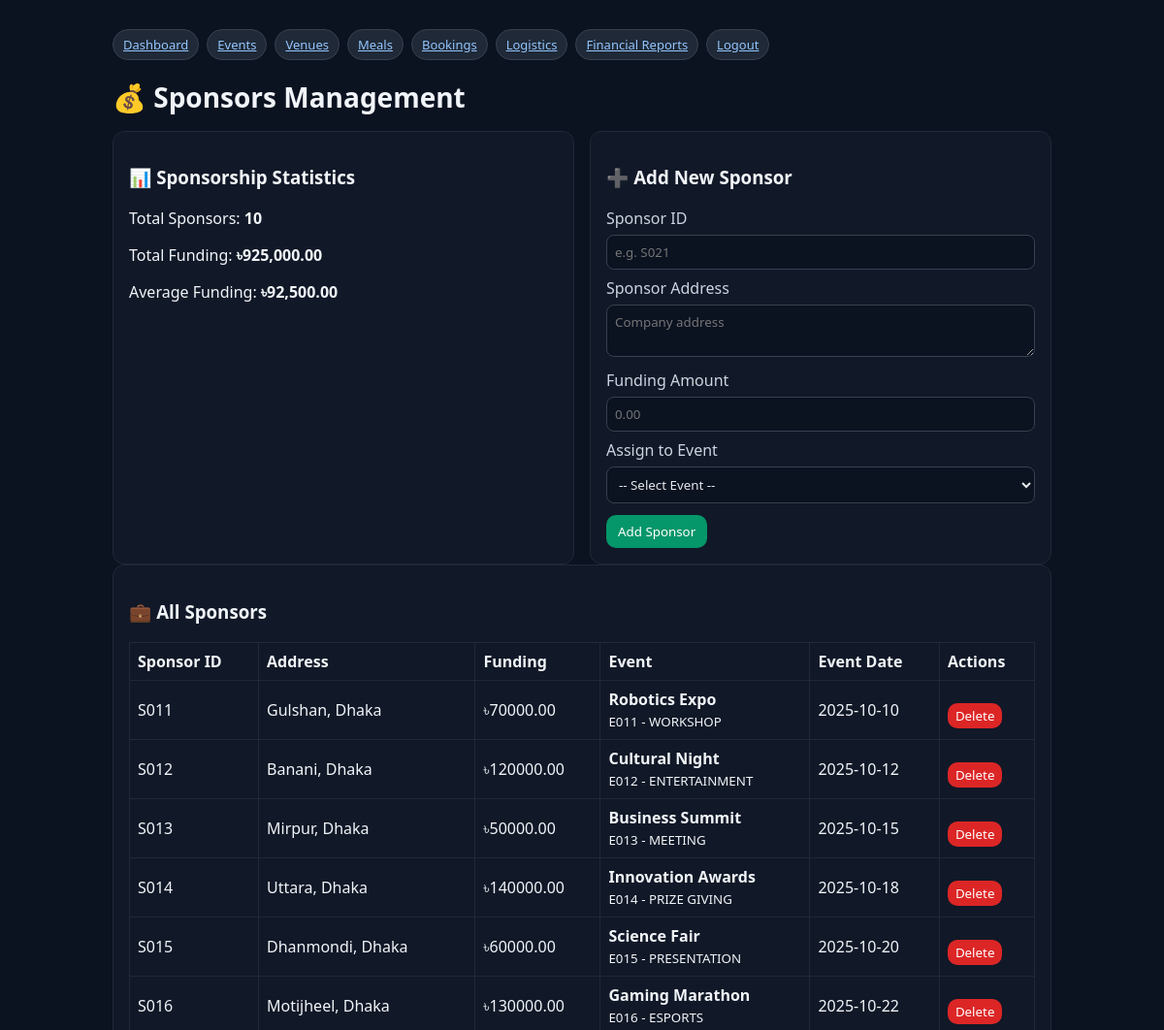
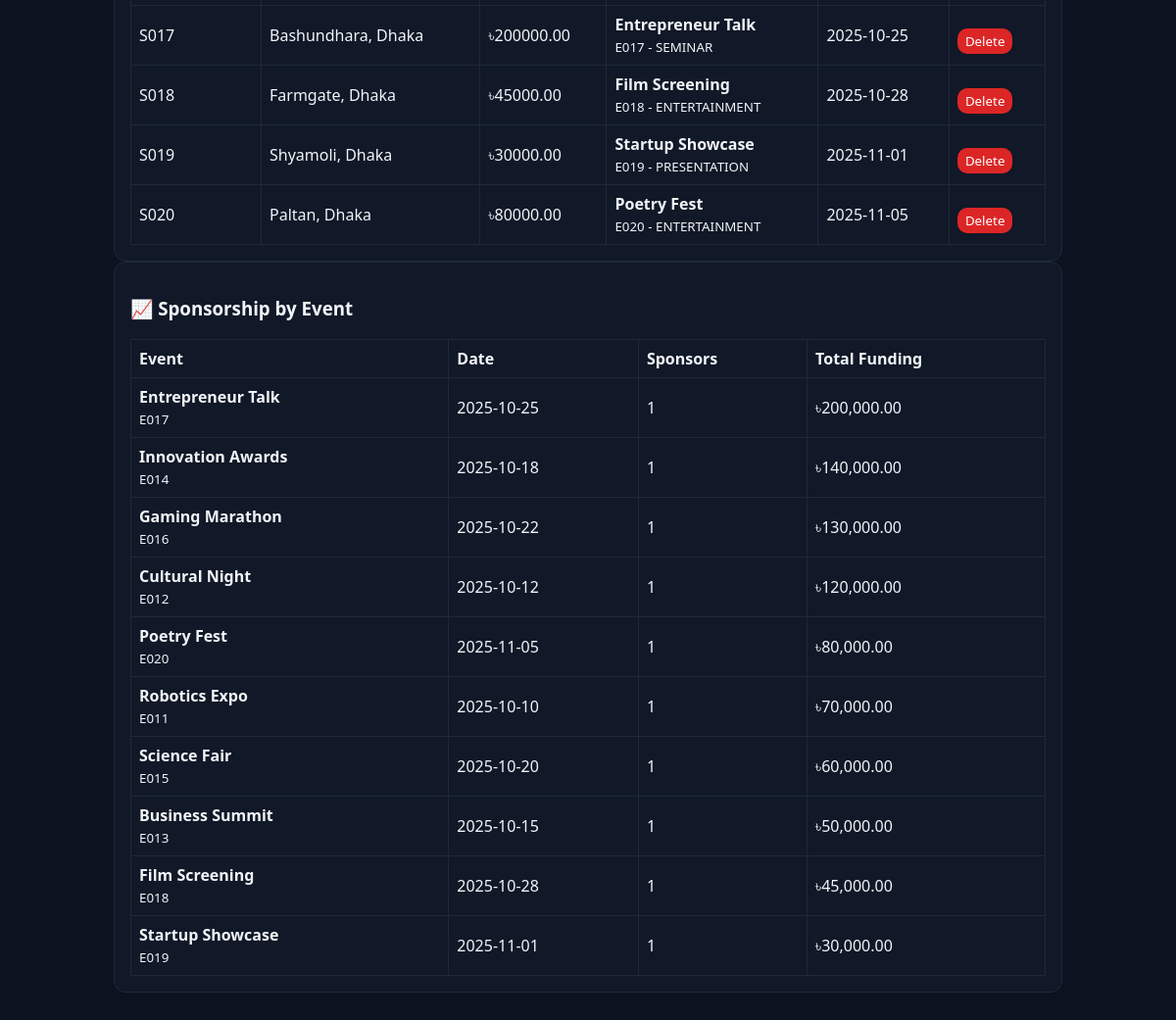
Screenshot of /admin/sponsors.php (signed in) with the database file from the repository (2 pictures, top to bottom).
### tables this page shows
CREATE TABLE Sponsors (
    sponsor_id VARCHAR(5) PRIMARY KEY,
    sponsor_address VARCHAR(200),
    sponsor_funding DECIMAL(12,2),
    event_id VARCHAR(5),
    CONSTRAINT fk_sponsor_event FOREIGN KEY (event_id) REFERENCES Events(event_id) ON DELETE CASCADE
);

CREATE TABLE Events (
    event_id VARCHAR(5) PRIMARY KEY,
    event_name VARCHAR(100),
    event_type ENUM('ESPORTS','PRESENTATION','PRIZE GIVING','MEETING','SEMINAR','WORKSHOP','ENTERTAINMENT') DEFAULT 'MEETING',
    event_date DATE,
    venue_id VARCHAR(5),
    meal_id VARCHAR(5),
    guest_count INT,
    ticket_cost DECIMAL(12,2),
    CONSTRAINT fk_events_venue FOREIGN KEY (venue_id) REFERENCES Venues(venue_id) ON DELETE SET NULL,
    CONSTRAINT fk_events_meal FOREIGN KEY (meal_id) REFERENCES Meals(meal_id) ON DELETE SET NULL,
    CONSTRAINT uq_events_booking UNIQUE (venue_id, event_date, event_type)
);

### admin/sponsors.php (the view, shortened to what this page needs)
<?php
require_once __DIR__ . '/../includes/db.php';
$sponsors = $pdo->query("
    SELECT s.*, e.event_name, e.event_date, e.event_type
    FROM Sponsors s
    LEFT JOIN Events e ON s.event_id = e.event_id
    ORDER BY s.sponsor_id
")->fetchAll();
$totalFunding = $pdo->query("SELECT SUM(sponsor_funding) FROM Sponsors")->fetchColumn() ?: 0;
?>
<!doctype html>
<html><head><meta charset="utf-8"><link rel="stylesheet" href="../assets/style.css"><title>Admin - Sponsors</title></head><body>
<div class="container">
  <div class="nav">
    <a class="badge" href="dashboard.php">Dashboard</a>
    <a class="badge" href="events.php">Events</a>
    <a class="badge" href="venues.php">Venues</a>
    <a class="badge" href="meals.php">Meals</a>
    <a class="badge" href="bookings.php">Bookings</a>
    <a class="badge" href="logistics.php">Logistics</a>
    <a class="badge" href="cashflow.php">Financial Reports</a>
    <a class="badge" href="../logout.php">Logout</a>
  </div>
  <h1>💰 Sponsors Management</h1>
  <div class="grid">
    <div class="card">
      <h3>📊 Sponsorship Statistics</h3>
      <p>Total Sponsors: <strong><?=count($sponsors)?></strong></p>
      <p>Total Funding: <strong>৳<?=number_format($totalFunding, 2)?></strong></p>
      <p>Average Funding: <strong>৳<?=count($sponsors) > 0 ? number_format($totalFunding/count($sponsors), 2) : '0.00'?></strong></p>
    </div>
    <div class="card">
      <h3>➕ Add New Sponsor</h3>
      <form method="post" class="row">
        <label>Sponsor ID</label>
        <input name="sponsor_id" required placeholder="e.g. S021" />
        <label>Sponsor Address</label>
        <textarea name="sponsor_address" rows="2" placeholder="Company address"></textarea>
        <label>Funding Amount</label>
        <input type="number" step="0.01" name="sponsor_funding" required placeholder="0.00" />
        <label>Assign to Event</label>
        <select name="event_id" required>
          <option value="">-- Select Event --</option>
        </select>
        <button name="create" style="background:#059669;">Add Sponsor</button>
      </form>
    </div>
  </div>
  <div class="card">
    <h3>💼 All Sponsors</h3>
    <?php if(empty($sponsors)): ?>
      <p>No sponsors found. Add the first sponsor above!</p>
    <?php else: ?>
    <table class="table">
      <tr><th>Sponsor ID</th><th>Address</th><th>Funding</th><th>Event</th><th>Event Date</th><th>Actions</th></tr>
      <?php foreach($sponsors as $s): ?>
      <tr>
        <td><?=htmlspecialchars($s['sponsor_id'])?></td>
        <td><?=htmlspecialchars($s['sponsor_address'])?></td>
        <td>৳<?=htmlspecialchars($s['sponsor_funding'])?></td>
        <td>
          <strong><?=htmlspecialchars($s['event_name'] ?: 'Event not found')?></strong><br>
          <small><?=htmlspecialchars($s['event_id'])?> - <?=htmlspecialchars($s['event_type'] ?: '')?></small>
        </td>
        <td><?=htmlspecialchars($s['event_date'] ?: 'N/A')?></td>
        <td>
          <form method="post" style="display:inline" onsubmit="return confirm('Delete this sponsor?')">
            <button name="delete" style="background:#dc2626;padding:4px 8px;">Delete</button>
          </form>
        </td>
      </tr>
      <?php endforeach; ?>
    </table>
    <?php endif; ?>
  </div>
  <div class="card">
    <h3>📈 Sponsorship by Event</h3>
    <?php
    $eventFunding = $pdo->query("
        SELECT e.event_id, e.event_name, e.event_date,
               COUNT(s.sponsor_id) as sponsor_count,
               COALESCE(SUM(s.sponsor_funding), 0) as total_funding
        FROM Events e
        LEFT JOIN Sponsors s ON e.event_id = s.event_id
        GROUP BY e.event_id, e.event_name, e.event_date
        HAVING sponsor_count > 0
        ORDER BY total_funding DESC
    ")->fetchAll();
    ?>
    <?php if(empty($eventFunding)): ?>
      <p>No events have sponsors yet.</p>
    <?php else: ?>
    <table class="table">
      <tr><th>Event</th><th>Date</th><th>Sponsors</th><th>Total Funding</th></tr>
      <?php foreach($eventFunding as $ef): ?>
      <tr>
        <td>
          <strong><?=htmlspecialchars($ef['event_name'])?></strong><br>
          <small><?=htmlspecialchars($ef['event_id'])?></small>
        </td>
        <td><?=htmlspecialchars($ef['event_date'])?></td>
        <td><?=htmlspecialchars($ef['sponsor_count'])?></td>
        <td>৳<?=number_format($ef['total_funding'], 2)?></td>
      </tr>
      <?php endforeach; ?>
    </table>
    <?php endif; ?>
  </div>
</div>
</body></html>

### assets/style.css (style rules this page uses)
* { box-sizing:border-box;font-family:system-ui,Segoe UI,Roboto,Arial }
body { margin:0;background:#0b1220;color:#f1f5f9 }
a { color:#93c5fd }
.container { max-width:1000px;margin:30px auto;padding:0 16px }
h1 { font-size:28px;margin-bottom:16px }
.grid { display:grid;grid-template-columns:repeat(auto-fit,minmax(280px,1fr));gap:16px }
.card { background:#111827;border:1px solid #1f2937;border-radius:12px;padding:16px }
label { display:block;margin-top:8px;color:#cbd5e1 }
input,select,textarea { width:100%;padding:8px;border-radius:8px;border:1px solid #374151;background:#0b1220;color:#e5e7eb;margin-top:6px }
button { margin-top:12px;padding:8px 12px;border:0;border-radius:10px;background:#2563eb;color:white;cursor:pointer }
.table { width:100%;border-collapse:collapse;margin-top:12px }
.table th,.table td { border:1px solid #1f2937;padding:8px;text-align:left }
.nav { display:flex;gap:8px;margin-bottom:12px }
.badge { background:#1f2937;border:1px solid #374151;border-radius:999px;padding:6px 10px;font-size:13px }

### rows the page displays
sponsors: sponsor_id "S011", sponsor_address "Gulshan, Dhaka", sponsor_funding "70000.00", event.event_name "Robotics Expo", event "E011", event.event_type "WORKSHOP", event.event_date "2025-10-10"
sponsors: sponsor_id "S012", sponsor_address "Banani, Dhaka", sponsor_funding "120000.00", event.event_name "Cultural Night", event "E012", event.event_type "ENTERTAINMENT", event.event_date "2025-10-12"
sponsors: sponsor_id "S013", sponsor_address "Mirpur, Dhaka", sponsor_funding "50000.00", event.event_name "Business Summit", event "E013", event.event_type "MEETING", event.event_date "2025-10-15"
sponsors: sponsor_id "S014", sponsor_address "Uttara, Dhaka", sponsor_funding "140000.00", event.event_name "Innovation Awards", event "E014", event.event_type "PRIZE GIVING", event.event_date "2025-10-18"
sponsors: sponsor_id "S015", sponsor_address "Dhanmondi, Dhaka", sponsor_funding "60000.00", event.event_name "Science Fair", event "E015", event.event_type "PRESENTATION", event.event_date "2025-10-20"
sponsors: sponsor_id "S016", sponsor_address "Motijheel, Dhaka", sponsor_funding "130000.00", event.event_name "Gaming Marathon", event "E016", event.event_type "ESPORTS", event.event_date "2025-10-22"
sponsors: sponsor_id "S017", sponsor_address "Bashundhara, Dhaka", sponsor_funding "200000.00", event.event_name "Entrepreneur Talk", event "E017", event.event_type "SEMINAR", event.event_date "2025-10-25"
sponsors: sponsor_id "S018", sponsor_address "Farmgate, Dhaka", sponsor_funding "45000.00", event.event_name "Film Screening", event "E018", event.event_type "ENTERTAINMENT", event.event_date "2025-10-28"
sponsors: sponsor_id "S019", sponsor_address "Shyamoli, Dhaka", sponsor_funding "30000.00", event.event_name "Startup Showcase", event "E019", event.event_type "PRESENTATION", event.event_date "2025-11-01"
sponsors: sponsor_id "S020", sponsor_address "Paltan, Dhaka", sponsor_funding "80000.00", event.event_name "Poetry Fest", event "E020", event.event_type "ENTERTAINMENT", event.event_date "2025-11-05"
events: event_name "Entrepreneur Talk", event_id "E017", event_date "2025-10-25", sponsor_count "1", total_funding "200,000.00"
events: event_name "Innovation Awards", event_id "E014", event_date "2025-10-18", sponsor_count "1", total_funding "140,000.00"
events: event_name "Gaming Marathon", event_id "E016", event_date "2025-10-22", sponsor_count "1", total_funding "130,000.00"
events: event_name "Cultural Night", event_id "E012", event_date "2025-10-12", sponsor_count "1", total_funding "120,000.00"
events: event_name "Poetry Fest", event_id "E020", event_date "2025-11-05", sponsor_count "1", total_funding "80,000.00"
events: event_name "Robotics Expo", event_id "E011", event_date "2025-10-10", sponsor_count "1", total_funding "70,000.00"
events: event_name "Science Fair", event_id "E015", event_date "2025-10-20", sponsor_count "1", total_funding "60,000.00"
events: event_name "Business Summit", event_id "E013", event_date "2025-10-15", sponsor_count "1", total_funding "50,000.00"
events: event_name "Film Screening", event_id "E018", event_date "2025-10-28", sponsor_count "1", total_funding "45,000.00"
events: event_name "Startup Showcase", event_id "E019", event_date "2025-11-01", sponsor_count "1", total_funding "30,000.00"

### other values shown
count($sponsors) "10"
$totalFunding "925,000.00"
$totalFunding/count($sponsors) "92,500.00"
